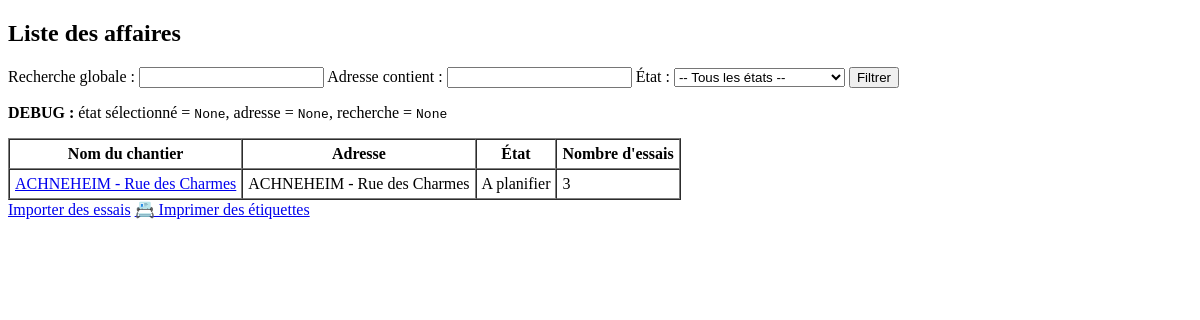
The app's page /, older data.
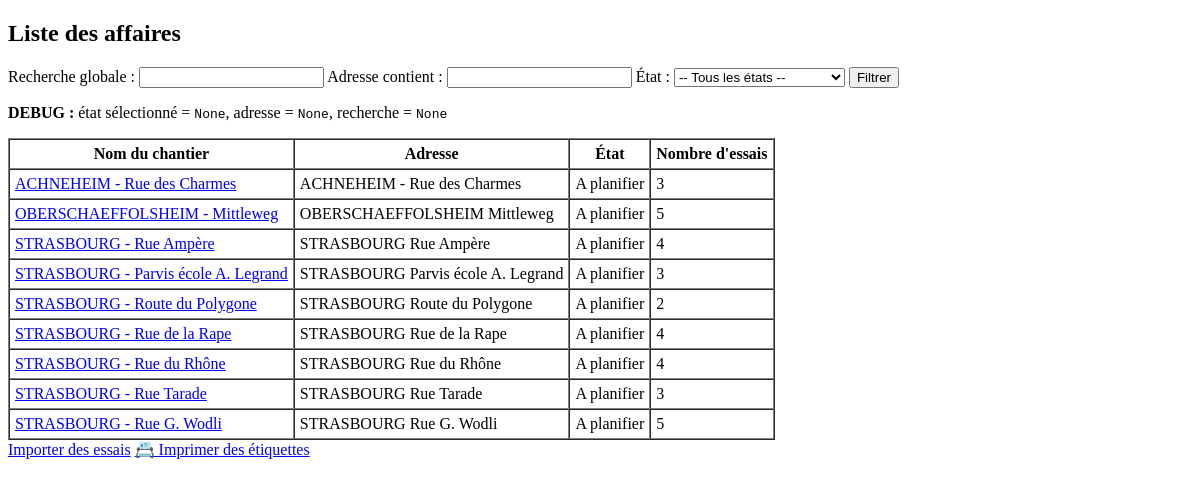
The same page, newer data.
### suivi_essais/models.py (models this page shows, shortened)
class Affaire(models.Model):
    code_affaire = models.CharField(max_length=50, unique=True, help_text="Ex: 2542/001")
    nom_chantier = models.CharField(max_length=255, help_text="Nom ou lieu du chantier")
    adresse = models.CharField(max_length=255, blank=True)
    numero_os = models.CharField("Numéro d'ordre de service", max_length=100, blank=True)
    date_limite = models.DateField(null=True, blank=True)
    client = models.ForeignKey(Client, on_delete=models.SET_NULL, null=True)
    localisation = models.CharField(max_length=255, blank=True)
    commentaires = models.TextField(blank=True)
    etat = models.ForeignKey(Etat, on_delete=models.PROTECT)

class Etat(models.Model):
    code = models.IntegerField(primary_key=True)
    libelle = models.CharField(max_length=100)

### suivi_essais/views.py (the view)
# urls.py: path('', views.liste_affaires, name='affaire_list'),
def liste_affaires(request):
    etat = request.GET.get("etat")
    print(f"[DEBUG] etat sélectionné : {etat}")
    adresse = request.GET.get("adresse")
    recherche = request.GET.get("q")
    affaires = Affaire.objects.annotate(nb_essais=Count("essais"))
    if etat:
        try:
            affaires = affaires.filter(etat__code=int(etat))
        except ValueError:
            pass  # Ignore si "etat" n'est pas un entier valide
    if adresse:
        affaires = affaires.filter(adresse__icontains=adresse)
    if recherche:
        affaires = affaires.filter(
            Q(nom_chantier__icontains=recherche) |
            Q(adresse__icontains=recherche) |
            Q(essais__identifiant__icontains=recherche)
        ).distinct()
    etats = Etat.objects.all()
    context = {
        "affaires": affaires,
        "etats": etats,
        "etat_selectionne": etat,
        "adresse_recherchee": adresse,
        "recherche": recherche,
    }
    return render(request, "suivi_essais/liste_affaires.html", context)

### suivi_essais/templates/suivi_essais/liste_affaires.html (shortened to what this page needs)
<!DOCTYPE html>
<html lang="fr">
<head>
</head>
<body>
<h2>Liste des affaires</h2>
<form method="get" class="form-inline mb-3">
    <label for="recherche">Recherche globale :</label>
    <input type="text" id="recherche" name="q" value="{{ recherche|default_if_none:'' }}">
    <label for="adresse">Adresse contient :</label>
    <input type="text" id="adresse" name="adresse" value="{{ adresse_recherchee|default_if_none:'' }}">
    <label for="etat">État :</label>
<select name="etat" id="etat">
    <option value="">-- Tous les états --</option>
</select>
    <button type="submit">Filtrer</button>
</form>
<p>
    <strong>DEBUG :</strong> état sélectionné = <code>{{ etat_selectionne }}</code>,
    adresse = <code>{{ adresse_recherchee }}</code>,
    recherche = <code>{{ recherche }}</code>
</p>
<table border="1" cellspacing="0" cellpadding="5">
    <thead>
        <tr>
            <th>Nom du chantier</th>
            <th>Adresse</th>
            <th>État</th>
            <th>Nombre d'essais</th>
        </tr>
    </thead>
    <tbody>
        {% for affaire in affaires %}
        <tr>
            <td>
                <a href="{% url 'suivi_essais:affaire_detail' affaire.id %}">
                    {{ affaire.nom_chantier }}
                </a>
            </td>
            <td>{{ affaire.adresse }}</td>
            <td>{{ affaire.etat.libelle }}</td>
            <td>{{ affaire.nb_essais }}</td>
        </tr>
        {% empty %}
        <tr>
            <td colspan="4">Aucune affaire trouvée avec ces filtres.</td>
        </tr>
        {% endfor %}
    </tbody>
</table>
<a href="{% url 'suivi_essais:import_excel' %}">Importer des essais</a>
<a href="{% url 'suivi_essais:liste_essais' %}" class="btn btn-secondary">📇 Imprimer des étiquettes</a>
</body>
</html>

Row changes from the older to the newer data that the page shows:
added Affaire: nom_chantier "OBERSCHAEFFOLSHEIM - Mittleweg", adresse "OBERSCHAEFFOLSHEIM Mittleweg", etat.libelle "A planifier", nb_essais "5"
added Affaire: nom_chantier "STRASBOURG - Rue Ampère", adresse "STRASBOURG Rue Ampère", etat.libelle "A planifier", nb_essais "4"
added Affaire: nom_chantier "STRASBOURG - Parvis école A. Legrand", adresse "STRASBOURG Parvis école A. Legrand", etat.libelle "A planifier", nb_essais "3"
added Affaire: nom_chantier "STRASBOURG - Route du Polygone", adresse "STRASBOURG Route du Polygone", etat.libelle "A planifier", nb_essais "2"
added Affaire: nom_chantier "STRASBOURG - Rue de la Rape", adresse "STRASBOURG Rue de la Rape", etat.libelle "A planifier", nb_essais "4"
added Affaire: nom_chantier "STRASBOURG - Rue du Rhône", adresse "STRASBOURG Rue du Rhône", etat.libelle "A planifier", nb_essais "4"
added Affaire: nom_chantier "STRASBOURG - Rue Tarade", adresse "STRASBOURG Rue Tarade", etat.libelle "A planifier", nb_essais "3"
added Affaire: nom_chantier "STRASBOURG - Rue G. Wodli", adresse "STRASBOURG Rue G. Wodli", etat.libelle "A planifier", nb_essais "5"
